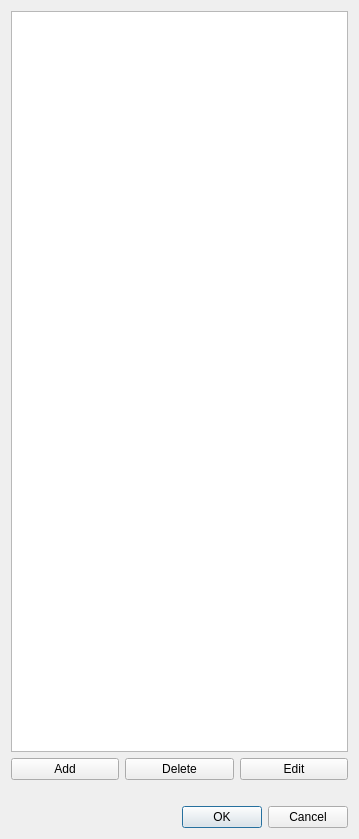
<?xml version="1.0" encoding="UTF-8"?>
<ui version="4.0">
 <class>DlgRolesEditor</class>
 <widget class="QDialog" name="DlgRolesEditor">
  <property name="geometry">
   <rect>
    <x>0</x>
    <y>0</y>
    <width>359</width>
    <height>839</height>
   </rect>
  </property>
  <property name="windowTitle">
   <string>Roles editor dialog</string>
  </property>
  <layout class="QVBoxLayout" name="verticalLayout">
   <item>
    <widget class="QTableWidget" name="twRoles">
     <property name="alternatingRowColors">
      <bool>true</bool>
     </property>
    </widget>
   </item>
   <item>
    <layout class="QHBoxLayout" name="horizontalLayout">
     <item>
      <widget class="QPushButton" name="pbAddRole">
       <property name="font">
        <font>
         <weight>50</weight>
         <bold>false</bold>
        </font>
       </property>
       <property name="text">
        <string>Add</string>
       </property>
      </widget>
     </item>
     <item>
      <widget class="QPushButton" name="pbDeleteRole">
       <property name="font">
        <font>
         <weight>50</weight>
         <bold>false</bold>
        </font>
       </property>
       <property name="text">
        <string>Delete</string>
       </property>
      </widget>
     </item>
     <item>
      <widget class="QPushButton" name="pbEditRole">
       <property name="font">
        <font>
         <weight>50</weight>
         <bold>false</bold>
        </font>
       </property>
       <property name="text">
        <string>Edit</string>
       </property>
      </widget>
     </item>
    </layout>
   </item>
   <item>
    <widget class="QLabel" name="lblStatus">
     <property name="text">
      <string/>
     </property>
    </widget>
   </item>
   <item>
    <widget class="QDialogButtonBox" name="buttonBox">
     <property name="orientation">
      <enum>Qt::Horizontal</enum>
     </property>
     <property name="standardButtons">
      <set>QDialogButtonBox::Cancel|QDialogButtonBox::Ok</set>
     </property>
    </widget>
   </item>
  </layout>
 </widget>
 <resources/>
 <connections>
  <connection>
   <sender>buttonBox</sender>
   <signal>accepted()</signal>
   <receiver>DlgRolesEditor</receiver>
   <slot>accept()</slot>
   <hints>
    <hint type="sourcelabel">
     <x>248</x>
     <y>254</y>
    </hint>
    <hint type="destinationlabel">
     <x>157</x>
     <y>274</y>
    </hint>
   </hints>
  </connection>
  <connection>
   <sender>buttonBox</sender>
   <signal>rejected()</signal>
   <receiver>DlgRolesEditor</receiver>
   <slot>reject()</slot>
   <hints>
    <hint type="sourcelabel">
     <x>316</x>
     <y>260</y>
    </hint>
    <hint type="destinationlabel">
     <x>286</x>
     <y>274</y>
    </hint>
   </hints>
  </connection>
 </connections>
</ui>
